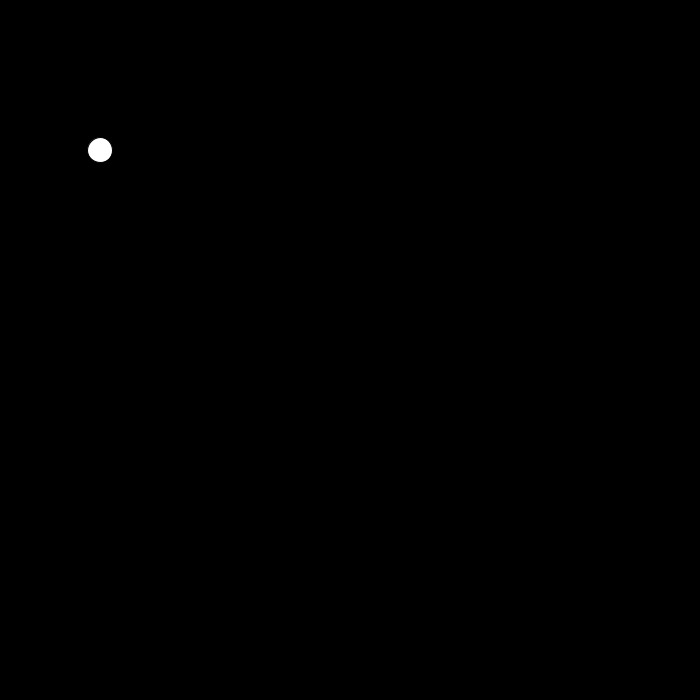
Frame 1 (no input)
Frame 60 (the mouse pressed at the canvas centre just before this capture): identical to frame 1, image omitted
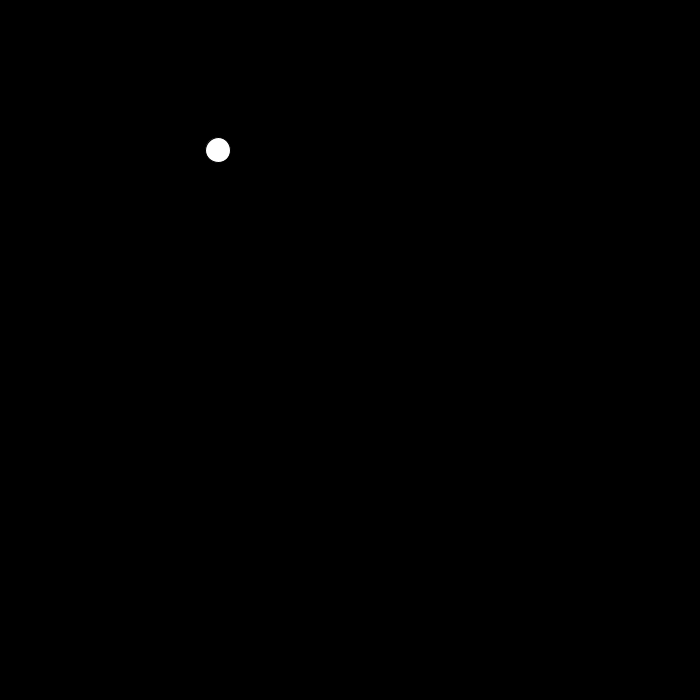
Frame 120 (the mouse held since frame 60 and released just before this capture)

The Processing sketch that drew these frames (run headless with seeded random() and noise(); from frame 60 on, the mouse is pressed at the canvas centre):

// Processing sketch: boolean_variables_5_3
// ── boolean_variables_5_3.pde
// a variable has a name, like x, it is of a type, say integer, and it might have an initial value
//for example
int x=100;

//let's make a boolean variable
boolean going=false;
//a boolean variable can only have two values, false or true
//a conditional statement is an expression. If an expression evaluates to true, execute some code.
//So if we have a conditional statement  like:
//if (going){do this}

//it will only execute id the boolean variable going is true. If the value is false, then the code will not be executed.

void setup(){
  size(700,700);
}

void draw(){
  background(0);
  fill(255);
  
  ellipse(x, 150, 25, 25);
  
  if (going){
    x=x+2;
  }
}
void mousePressed(){
    //if (going){
      //going=false;
    //}
    //else {
      //going=true;
    //}
    //Using if and else statements works and is sometimes better but in this scenario we can actually do things more easily.
    //We can use the NOT logical operator
    going=!going;
    //going is a variable with a type of boolean. So it is either true or false. The inverse of going, i.e. NOT going, is going to be the opposite of going's value. So true if going was false, and false if going was true.
  }
